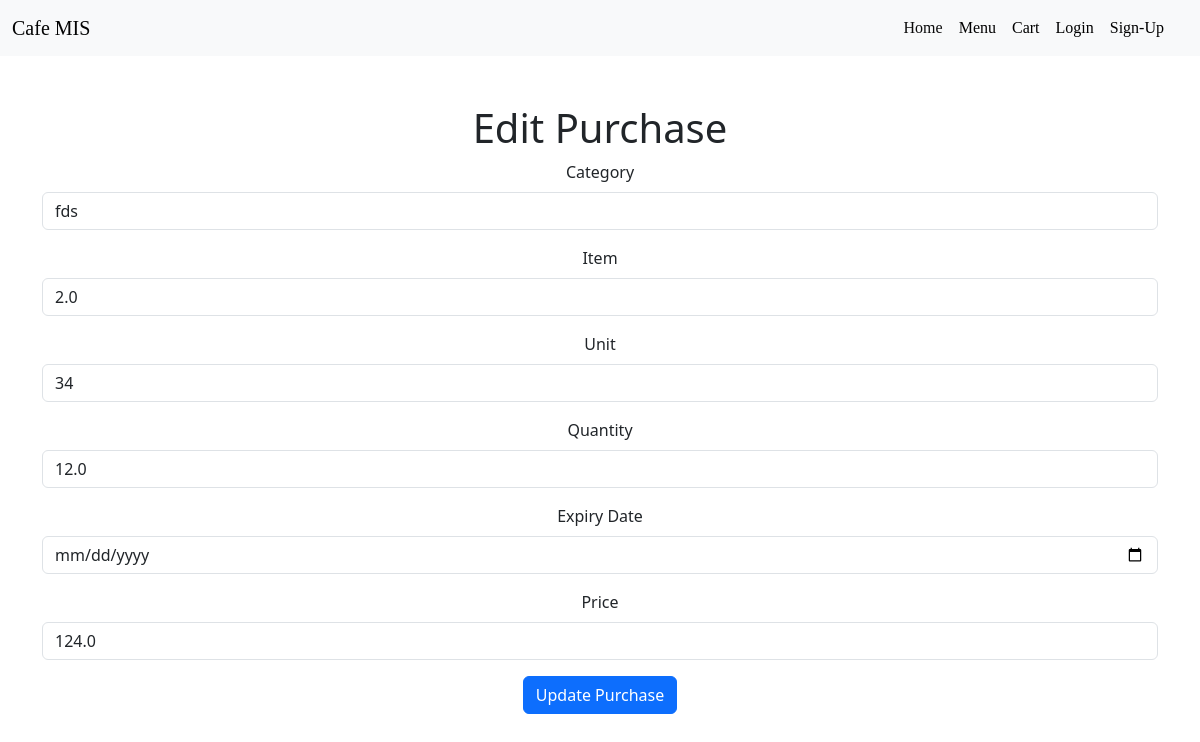
Page /purchase/pupdate/1/ on the committed database.
### purchase/models.py (models this page shows)
class Purchase(models.Model):
    category = models.CharField(max_length=50)
    item = models.CharField(max_length=10,null=True,blank=True)
    unit = models.CharField(max_length=10)
    quantity = models.FloatField(null=True,blank=True)
    entry_date = models.DateField(auto_now_add=True)
    expiry_date = models.DateField()
    price =  models.FloatField(null=True,blank=True)
    total = models.FloatField(null=True,blank=True)

### purchase/views.py (the view, shortened to what this page needs)
# urls.py: path('pupdate/<int:id>/', views.upurchase, name='update_purchase'),
def upurchase(request, id):
    p = Purchase.objects.get(id=id)
    return render(request, 'purchase/edit_purchase.html', {'purchase': p})

### template/purchase/edit_purchase.html (shortened to what this page needs)
{% extends "customer/base.html" %}
{% load static %}
{% block page %}
<div class="container text-center mt-5">
    <div class="row">
        <div class="col">
            <h1>{% if purchase %}Edit{% else %}Add{% endif %} Purchase</h1>
            <form method="POST" enctype="multipart/form-data">
                <div class="mb-3">
                    <label for="category" class="form-label">Category</label>
                    <input type="text" class="form-control" id="category" name="category" value="{% if purchase %}{{ purchase.category }}{% endif %}">
                </div>
                <div class="mb-3">
                    <label for="item" class="form-label">Item</label>
                    <input type="text" class="form-control" id="item" name="item" value="{% if purchase %}{{ purchase.item }}{% endif %}">
                </div>
                <div class="mb-3">
                    <label for="unit" class="form-label">Unit</label>
                    <input type="text" class="form-control" id="unit" name="unit" value="{% if purchase %}{{ purchase.unit }}{% endif %}">
                </div>
                <div class="mb-3">
                    <label for="quantity" class="form-label">Quantity</label>
                    <input type="number" class="form-control" id="quantity" name="quantity" value="{% if purchase %}{{ purchase.quantity }}{% endif %}">
                </div>
                <div class="mb-3">
                    <label for="expiry_date" class="form-label">Expiry Date</label>
                    <input type="date" class="form-control" id="expiry_date" name="expiry_date" value="{% if purchase %}{{ purchase.expiry_date|date:'Y-m-d\\TH:i' }}{% endif %}">
                </div>
                <div class="mb-3">
                    <label for="price" class="form-label">Price</label>
                    <input type="number" class="form-control" id="price" name="price" value="{% if purchase %}{{ purchase.price }}{% endif %}">
                </div>
                <button type="submit" class="btn btn-primary">{% if purchase %}Update{% else %}Add{% endif %} Purchase</button>
            </form>
        </div>
    </div>
</div>
{% endblock %}

### rows in the picture
Purchase: category "fds", item "2.0", unit "34", quantity "12.0", price "124.0"
